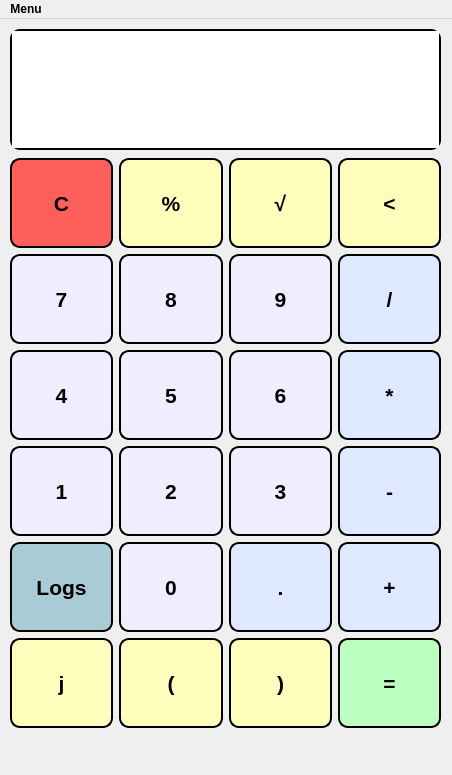
<?xml version="1.0" encoding="UTF-8"?>
<ui version="4.0">
 <class>MainWindow</class>
 <widget class="QMainWindow" name="MainWindow">
  <property name="geometry">
   <rect>
    <x>0</x>
    <y>0</y>
    <width>452</width>
    <height>775</height>
   </rect>
  </property>
  <property name="minimumSize">
   <size>
    <width>452</width>
    <height>775</height>
   </size>
  </property>
  <property name="maximumSize">
   <size>
    <width>452</width>
    <height>775</height>
   </size>
  </property>
  <property name="windowTitle">
   <string>Calculator</string>
  </property>
  <widget class="QWidget" name="centralwidget">
   <widget class="QWidget" name="gridLayoutWidget">
    <property name="geometry">
     <rect>
      <x>10</x>
      <y>139</y>
      <width>431</width>
      <height>783</height>
     </rect>
    </property>
    <layout class="QGridLayout" name="gridLayout">
     <item row="1" column="3">
      <widget class="QPushButton" name="pushButton_5_7">
       <property name="minimumSize">
        <size>
         <width>0</width>
         <height>90</height>
        </size>
       </property>
       <property name="font">
        <font>
         <pointsize>16</pointsize>
         <weight>75</weight>
         <bold>true</bold>
        </font>
       </property>
       <property name="styleSheet">
        <string notr="true"> QPushButton {
	background-color: rgb(238, 238, 255);
     border-style: outset;
     border-width: 2px;
     border-radius: 10px;
     border-color: black;
 }
 QPushButton:pressed {
     background-color: rgb(111, 111, 111);
     border-style: inset;
 }</string>
       </property>
       <property name="text">
        <string>7</string>
       </property>
      </widget>
     </item>
     <item row="1" column="5">
      <widget class="QPushButton" name="pushButton_7_9">
       <property name="minimumSize">
        <size>
         <width>0</width>
         <height>90</height>
        </size>
       </property>
       <property name="font">
        <font>
         <pointsize>16</pointsize>
         <weight>75</weight>
         <bold>true</bold>
        </font>
       </property>
       <property name="styleSheet">
        <string notr="true"> QPushButton {
	background-color: rgb(238, 238, 255);
     border-style: outset;
     border-width: 2px;
     border-radius: 10px;
     border-color: black;
 }
 QPushButton:pressed {
     background-color: rgb(111, 111, 111);
     border-style: inset;
 }</string>
       </property>
       <property name="text">
        <string>9</string>
       </property>
      </widget>
     </item>
     <item row="3" column="5">
      <widget class="QPushButton" name="pushButton_15_3">
       <property name="minimumSize">
        <size>
         <width>0</width>
         <height>90</height>
        </size>
       </property>
       <property name="font">
        <font>
         <pointsize>16</pointsize>
         <weight>75</weight>
         <bold>true</bold>
        </font>
       </property>
       <property name="styleSheet">
        <string notr="true"> QPushButton {
	background-color: rgb(238, 238, 255);
     border-style: outset;
     border-width: 2px;
     border-radius: 10px;
     border-color: black;
 }
 QPushButton:pressed {
     background-color: rgb(111, 111, 111);
     border-style: inset;
 }</string>
       </property>
       <property name="text">
        <string>3</string>
       </property>
      </widget>
     </item>
     <item row="3" column="4">
      <widget class="QPushButton" name="pushButton_14_2">
       <property name="minimumSize">
        <size>
         <width>0</width>
         <height>90</height>
        </size>
       </property>
       <property name="font">
        <font>
         <pointsize>16</pointsize>
         <weight>75</weight>
         <bold>true</bold>
        </font>
       </property>
       <property name="styleSheet">
        <string notr="true"> QPushButton {
	background-color: rgb(238, 238, 255);
     border-style: outset;
     border-width: 2px;
     border-radius: 10px;
     border-color: black;
 }
 QPushButton:pressed {
     background-color: rgb(111, 111, 111);
     border-style: inset;
 }</string>
       </property>
       <property name="text">
        <string>2</string>
       </property>
      </widget>
     </item>
     <item row="1" column="4">
      <widget class="QPushButton" name="pushButton_6_8">
       <property name="minimumSize">
        <size>
         <width>0</width>
         <height>90</height>
        </size>
       </property>
       <property name="font">
        <font>
         <pointsize>16</pointsize>
         <weight>75</weight>
         <bold>true</bold>
        </font>
       </property>
       <property name="styleSheet">
        <string notr="true"> QPushButton {
	background-color: rgb(238, 238, 255);
     border-style: outset;
     border-width: 2px;
     border-radius: 10px;
     border-color: black;
 }
 QPushButton:pressed {
     background-color: rgb(111, 111, 111);
     border-style: inset;
 }</string>
       </property>
       <property name="text">
        <string>8</string>
       </property>
      </widget>
     </item>
     <item row="4" column="3">
      <widget class="QPushButton" name="pushButton_17_logs">
       <property name="minimumSize">
        <size>
         <width>0</width>
         <height>90</height>
        </size>
       </property>
       <property name="font">
        <font>
         <pointsize>16</pointsize>
         <weight>75</weight>
         <bold>true</bold>
        </font>
       </property>
       <property name="styleSheet">
        <string notr="true"> QPushButton {
	 background-color: rgb(169, 203, 213);
     border-style: outset;
     border-width: 2px;
     border-radius: 10px;
     border-color: black;
 }
 QPushButton:pressed {
     background-color: rgb(111, 111, 111);
     border-style: inset;
 }</string>
       </property>
       <property name="text">
        <string>Logs</string>
       </property>
      </widget>
     </item>
     <item row="2" column="3">
      <widget class="QPushButton" name="pushButton_9_4">
       <property name="minimumSize">
        <size>
         <width>0</width>
         <height>90</height>
        </size>
       </property>
       <property name="font">
        <font>
         <pointsize>16</pointsize>
         <weight>75</weight>
         <bold>true</bold>
        </font>
       </property>
       <property name="styleSheet">
        <string notr="true"> QPushButton {
	background-color: rgb(238, 238, 255);
     border-style: outset;
     border-width: 2px;
     border-radius: 10px;
     border-color: black;
 }
 QPushButton:pressed {
     background-color: rgb(111, 111, 111);
     border-style: inset;
 }</string>
       </property>
       <property name="text">
        <string>4</string>
       </property>
      </widget>
     </item>
     <item row="0" column="5">
      <widget class="QPushButton" name="pushButton_3_sqrt">
       <property name="minimumSize">
        <size>
         <width>0</width>
         <height>90</height>
        </size>
       </property>
       <property name="font">
        <font>
         <pointsize>16</pointsize>
         <weight>75</weight>
         <bold>true</bold>
        </font>
       </property>
       <property name="styleSheet">
        <string notr="true"> QPushButton {
     background-color: rgb(255, 253, 187);
     border-style: outset;
     border-width: 2px;
     border-radius: 10px;
     border-color: black;
 }
 QPushButton:pressed {
     background-color: rgb(111, 111, 111);
     border-style: inset;
 }</string>
       </property>
       <property name="text">
        <string>√</string>
       </property>
      </widget>
     </item>
     <item row="0" column="3">
      <widget class="QPushButton" name="pushButton_1_clear">
       <property name="minimumSize">
        <size>
         <width>0</width>
         <height>90</height>
        </size>
       </property>
       <property name="font">
        <font>
         <pointsize>16</pointsize>
         <weight>75</weight>
         <bold>true</bold>
        </font>
       </property>
       <property name="styleSheet">
        <string notr="true"> QPushButton {
     background-color: rgb(255, 95, 89);
     border-style: outset;
     border-width: 2px;
     border-radius: 10px;
     border-color: black;
 }
 QPushButton:pressed {
     background-color: rgb(111, 111, 111);
     border-style: inset;
 }</string>
       </property>
       <property name="text">
        <string>C</string>
       </property>
      </widget>
     </item>
     <item row="4" column="5">
      <widget class="QPushButton" name="pushButton_19">
       <property name="minimumSize">
        <size>
         <width>0</width>
         <height>90</height>
        </size>
       </property>
       <property name="font">
        <font>
         <pointsize>16</pointsize>
         <weight>75</weight>
         <bold>true</bold>
        </font>
       </property>
       <property name="styleSheet">
        <string notr="true"> QPushButton {
	 background-color: rgb(222, 232, 255);
     border-style: outset;
     border-width: 2px;
     border-radius: 10px;
     border-color: black;
 }
 QPushButton:pressed {
     background-color: rgb(111, 111, 111);
     border-style: inset;
 }</string>
       </property>
       <property name="text">
        <string>.</string>
       </property>
      </widget>
     </item>
     <item row="8" column="3" colspan="4">
      <widget class="QLabel" name="label">
       <property name="text">
        <string/>
       </property>
      </widget>
     </item>
     <item row="4" column="4">
      <widget class="QPushButton" name="pushButton_18_0">
       <property name="minimumSize">
        <size>
         <width>0</width>
         <height>90</height>
        </size>
       </property>
       <property name="font">
        <font>
         <pointsize>16</pointsize>
         <weight>75</weight>
         <bold>true</bold>
        </font>
       </property>
       <property name="styleSheet">
        <string notr="true"> QPushButton {
	background-color: rgb(238, 238, 255);
     border-style: outset;
     border-width: 2px;
     border-radius: 10px;
     border-color: black;
 }
 QPushButton:pressed {
     background-color: rgb(111, 111, 111);
     border-style: inset;
 }</string>
       </property>
       <property name="text">
        <string>0</string>
       </property>
      </widget>
     </item>
     <item row="0" column="6">
      <widget class="QPushButton" name="pushButton_4_x">
       <property name="minimumSize">
        <size>
         <width>0</width>
         <height>90</height>
        </size>
       </property>
       <property name="font">
        <font>
         <pointsize>16</pointsize>
         <weight>75</weight>
         <bold>true</bold>
        </font>
       </property>
       <property name="styleSheet">
        <string notr="true"> QPushButton {
     background-color: rgb(255, 253, 187);
     border-style: outset;
     border-width: 2px;
     border-radius: 10px;
     border-color: black;
 }
 QPushButton:pressed {
     background-color: rgb(111, 111, 111);
     border-style: inset;
 }</string>
       </property>
       <property name="text">
        <string>˂</string>
       </property>
      </widget>
     </item>
     <item row="2" column="4">
      <widget class="QPushButton" name="pushButton_10_5">
       <property name="minimumSize">
        <size>
         <width>0</width>
         <height>90</height>
        </size>
       </property>
       <property name="font">
        <font>
         <pointsize>16</pointsize>
         <weight>75</weight>
         <bold>true</bold>
        </font>
       </property>
       <property name="styleSheet">
        <string notr="true"> QPushButton {
	background-color: rgb(238, 238, 255);
     border-style: outset;
     border-width: 2px;
     border-radius: 10px;
     border-color: black;
 }
 QPushButton:pressed {
     background-color: rgb(111, 111, 111);
     border-style: inset;
 }</string>
       </property>
       <property name="text">
        <string>5</string>
       </property>
      </widget>
     </item>
     <item row="3" column="6">
      <widget class="QPushButton" name="pushButton_16_sub">
       <property name="minimumSize">
        <size>
         <width>0</width>
         <height>90</height>
        </size>
       </property>
       <property name="font">
        <font>
         <pointsize>16</pointsize>
         <weight>75</weight>
         <bold>true</bold>
        </font>
       </property>
       <property name="styleSheet">
        <string notr="true"> QPushButton {
	 background-color: rgb(222, 232, 255);
     border-style: outset;
     border-width: 2px;
     border-radius: 10px;
     border-color: black;
 }
 QPushButton:pressed {
     background-color: rgb(111, 111, 111);
     border-style: inset;
 }</string>
       </property>
       <property name="text">
        <string>-</string>
       </property>
      </widget>
     </item>
     <item row="2" column="5">
      <widget class="QPushButton" name="pushButton_11_6">
       <property name="minimumSize">
        <size>
         <width>0</width>
         <height>90</height>
        </size>
       </property>
       <property name="font">
        <font>
         <pointsize>16</pointsize>
         <weight>75</weight>
         <bold>true</bold>
        </font>
       </property>
       <property name="styleSheet">
        <string notr="true"> QPushButton {
	background-color: rgb(238, 238, 255);
     border-style: outset;
     border-width: 2px;
     border-radius: 10px;
     border-color: black;
 }
 QPushButton:pressed {
     background-color: rgb(111, 111, 111);
     border-style: inset;
 }</string>
       </property>
       <property name="text">
        <string>6</string>
       </property>
      </widget>
     </item>
     <item row="3" column="3">
      <widget class="QPushButton" name="pushButton_13_1">
       <property name="minimumSize">
        <size>
         <width>0</width>
         <height>90</height>
        </size>
       </property>
       <property name="font">
        <font>
         <pointsize>16</pointsize>
         <weight>75</weight>
         <bold>true</bold>
        </font>
       </property>
       <property name="styleSheet">
        <string notr="true"> QPushButton {
	background-color: rgb(238, 238, 255);
     border-style: outset;
     border-width: 2px;
     border-radius: 10px;
     border-color: black;
 }
 QPushButton:pressed {
     background-color: rgb(111, 111, 111);
     border-style: inset;
 }</string>
       </property>
       <property name="text">
        <string>1</string>
       </property>
      </widget>
     </item>
     <item row="0" column="4">
      <widget class="QPushButton" name="pushButton_2_percent">
       <property name="minimumSize">
        <size>
         <width>0</width>
         <height>90</height>
        </size>
       </property>
       <property name="font">
        <font>
         <pointsize>16</pointsize>
         <weight>75</weight>
         <bold>true</bold>
        </font>
       </property>
       <property name="styleSheet">
        <string notr="true"> QPushButton {
     background-color: rgb(255, 253, 187);
     border-style: outset;
     border-width: 2px;
     border-radius: 10px;
     border-color: black;
 }
 QPushButton:pressed {
     background-color: rgb(111, 111, 111);
     border-style: inset;
 }</string>
       </property>
       <property name="text">
        <string>%</string>
       </property>
      </widget>
     </item>
     <item row="4" column="6">
      <widget class="QPushButton" name="pushButton_20_add">
       <property name="minimumSize">
        <size>
         <width>0</width>
         <height>90</height>
        </size>
       </property>
       <property name="font">
        <font>
         <pointsize>16</pointsize>
         <weight>75</weight>
         <bold>true</bold>
        </font>
       </property>
       <property name="styleSheet">
        <string notr="true"> QPushButton {
	 background-color: rgb(222, 232, 255);
     border-style: outset;
     border-width: 2px;
     border-radius: 10px;
     border-color: black;
 }
 QPushButton:pressed {
     background-color: rgb(111, 111, 111);
     border-style: inset;
 }</string>
       </property>
       <property name="text">
        <string>+</string>
       </property>
      </widget>
     </item>
     <item row="1" column="6">
      <widget class="QPushButton" name="pushButton_8_div">
       <property name="minimumSize">
        <size>
         <width>0</width>
         <height>90</height>
        </size>
       </property>
       <property name="font">
        <font>
         <pointsize>16</pointsize>
         <weight>75</weight>
         <bold>true</bold>
        </font>
       </property>
       <property name="styleSheet">
        <string notr="true">QPushButton {
	 background-color: rgb(222, 232, 255);
     border-style: outset;
     border-width: 2px;
     border-radius: 10px;
     border-color: black;
 }
 QPushButton:pressed {
     background-color: rgb(111, 111, 111);
     border-style: inset;
 }</string>
       </property>
       <property name="text">
        <string>/</string>
       </property>
      </widget>
     </item>
     <item row="2" column="6">
      <widget class="QPushButton" name="pushButton_12_mult">
       <property name="minimumSize">
        <size>
         <width>0</width>
         <height>90</height>
        </size>
       </property>
       <property name="font">
        <font>
         <pointsize>16</pointsize>
         <weight>75</weight>
         <bold>true</bold>
        </font>
       </property>
       <property name="styleSheet">
        <string notr="true"> QPushButton {
	 background-color: rgb(222, 232, 255);
     border-style: outset;
     border-width: 2px;
     border-radius: 10px;
     border-color: black;
 }
 QPushButton:pressed {
     background-color: rgb(111, 111, 111);
     border-style: inset;
 }</string>
       </property>
       <property name="text">
        <string>*</string>
       </property>
      </widget>
     </item>
     <item row="5" column="5">
      <widget class="QPushButton" name="pushButton_4_x_3">
       <property name="minimumSize">
        <size>
         <width>0</width>
         <height>90</height>
        </size>
       </property>
       <property name="font">
        <font>
         <pointsize>16</pointsize>
         <weight>75</weight>
         <bold>true</bold>
        </font>
       </property>
       <property name="styleSheet">
        <string notr="true"> QPushButton {
     background-color: rgb(255, 253, 187);
     border-style: outset;
     border-width: 2px;
     border-radius: 10px;
     border-color: black;
 }
 QPushButton:pressed {
     background-color: rgb(111, 111, 111);
     border-style: inset;
 }</string>
       </property>
       <property name="text">
        <string>)</string>
       </property>
      </widget>
     </item>
     <item row="5" column="6">
      <widget class="QPushButton" name="pushButton_21_eq">
       <property name="minimumSize">
        <size>
         <width>0</width>
         <height>90</height>
        </size>
       </property>
       <property name="font">
        <font>
         <pointsize>16</pointsize>
         <weight>75</weight>
         <bold>true</bold>
        </font>
       </property>
       <property name="styleSheet">
        <string notr="true"> QPushButton {
	 background-color: rgb(189, 255, 193);
     border-style: outset;
     border-width: 2px;
     border-radius: 10px;
     border-color: black;
 }
 QPushButton:pressed {
     background-color: rgb(111, 111, 111);
     border-style: inset;
 }</string>
       </property>
       <property name="text">
        <string>=</string>
       </property>
      </widget>
     </item>
     <item row="5" column="4">
      <widget class="QPushButton" name="pushButton_4_x_2">
       <property name="minimumSize">
        <size>
         <width>0</width>
         <height>90</height>
        </size>
       </property>
       <property name="font">
        <font>
         <pointsize>16</pointsize>
         <weight>75</weight>
         <bold>true</bold>
        </font>
       </property>
       <property name="styleSheet">
        <string notr="true"> QPushButton {
     background-color: rgb(255, 253, 187);
     border-style: outset;
     border-width: 2px;
     border-radius: 10px;
     border-color: black;
 }
 QPushButton:pressed {
     background-color: rgb(111, 111, 111);
     border-style: inset;
 }</string>
       </property>
       <property name="text">
        <string>(</string>
       </property>
      </widget>
     </item>
     <item row="5" column="3">
      <widget class="QPushButton" name="pushButton_4_x_4">
       <property name="minimumSize">
        <size>
         <width>0</width>
         <height>90</height>
        </size>
       </property>
       <property name="font">
        <font>
         <pointsize>16</pointsize>
         <weight>75</weight>
         <bold>true</bold>
        </font>
       </property>
       <property name="styleSheet">
        <string notr="true"> QPushButton {
     background-color: rgb(255, 253, 187);
     border-style: outset;
     border-width: 2px;
     border-radius: 10px;
     border-color: black;
 }
 QPushButton:pressed {
     background-color: rgb(111, 111, 111);
     border-style: inset;
 }</string>
       </property>
       <property name="text">
        <string>j</string>
       </property>
      </widget>
     </item>
    </layout>
   </widget>
   <widget class="QTextEdit" name="textEdit">
    <property name="geometry">
     <rect>
      <x>10</x>
      <y>10</y>
      <width>431</width>
      <height>121</height>
     </rect>
    </property>
    <property name="font">
     <font>
      <pointsize>16</pointsize>
     </font>
    </property>
    <property name="styleSheet">
     <string notr="true"> border-style: outset;
 border-width: 2px;
 border-radius: 10px;
 border-color: black;</string>
    </property>
   </widget>
  </widget>
  <widget class="QMenuBar" name="menubar">
   <property name="geometry">
    <rect>
     <x>0</x>
     <y>0</y>
     <width>452</width>
     <height>22</height>
    </rect>
   </property>
   <property name="font">
    <font>
     <weight>75</weight>
     <bold>true</bold>
    </font>
   </property>
   <widget class="QMenu" name="menuMenu">
    <property name="font">
     <font>
      <weight>75</weight>
      <bold>true</bold>
     </font>
    </property>
    <property name="title">
     <string>Menu</string>
    </property>
    <addaction name="actionAbout_2"/>
   </widget>
   <addaction name="menuMenu"/>
  </widget>
  <action name="actionAbout">
   <property name="text">
    <string>Show log</string>
   </property>
  </action>
  <action name="actionAbout_2">
   <property name="text">
    <string>About</string>
   </property>
   <property name="font">
    <font>
     <weight>75</weight>
     <bold>true</bold>
    </font>
   </property>
  </action>
 </widget>
 <resources/>
 <connections/>
</ui>
